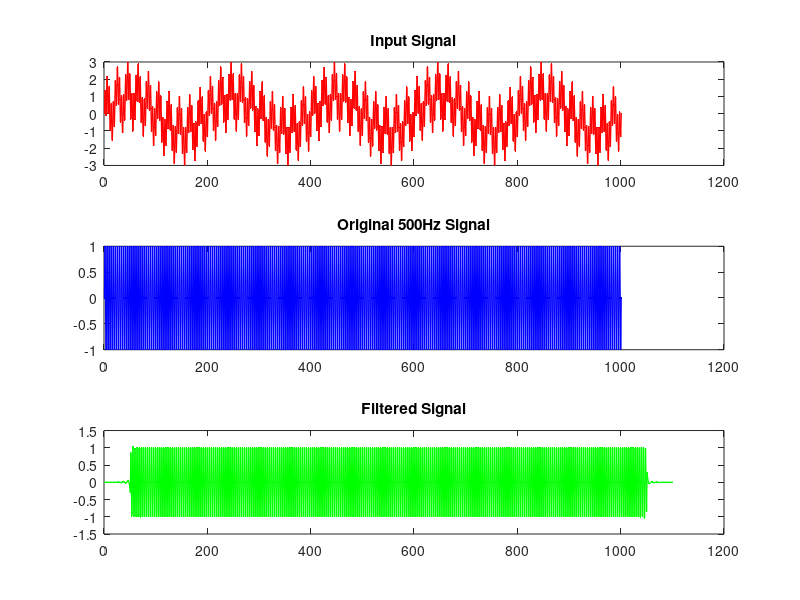

The MATLAB script that drew this image:
clc; %Clear command window
close all;  %close all figures
clear;% erase all existing variables
workspace; % make sure workspace is showing

%show numbers in a compact form with 5 digits
format long g
format compact

%Set font size
fontSize = 2;

%Make  0.5 seconds sampled every 1/2000 of a second (2KHz sampling rate)
t = 0 : 1/2000 : 0.5;

%Define wave parameters

f1 =  10; %10Hz
T1  = 1/f1;
amp1 = 1;


f2 =  100; %100Hz
T2  = 1/f2;
amp2 = 1;

f3 =  500; %500Hz
T3  = 1/f3;
amp3 = 1;

%Make signal
signal1 =  amp1 * sin(2*pi*t/T1);
signal2 =  amp2 * sin(2*pi*t/T2);
signal3 =  amp3 * sin(2*pi*t/T3);

%Combine signals
signal =  signal1 + signal2 + signal3;


%Implement 101 long High-pass filter of cutoff frequency 400Hz, 
%sampling at 2000Hz (2KHz)
%fir1(kernel_length - 1, cutoff/sampling_rate,'high')

fc =  400;
fs =  2000;
h  = fir1(100,fc/fs,'high');
 
%plot(h);
%freqz(h);

filtered_sig =  conv(h,signal);

%plot input signal vs. filtered signal
subplot(3,1,1);
plot(signal,'r.-','LineWidth',1,'MarkerSize',1);
title('Input Signal');

subplot(3,1,2);
plot(signal3,'b.-','LineWidth',1,'MarkerSize',1);
title('Original 500Hz Signal');

subplot(3,1,3);
plot(filtered_sig,'g.-','LineWidth',1,'MarkerSize',1);
title('Filtered Signal');

%Save filter kernel to csv
csvwrite('hpf_fc_400hz.txt',h);
